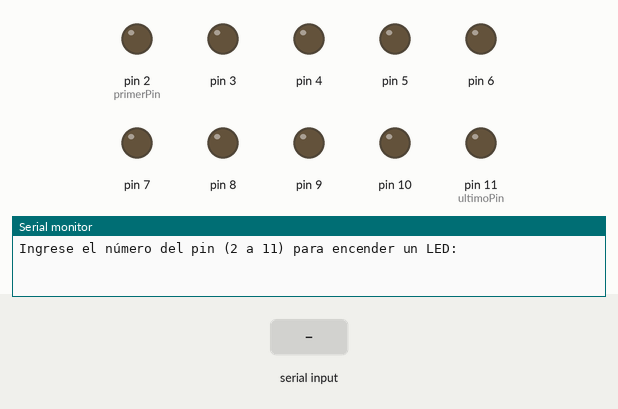
The sketch below on a simulated Arduino Uno, built with avr-gcc and run on an emulated ATmega328P. Shown: output pins drawn as LEDs (lit = HIGH), the last lines printed to the serial monitor. The inputs (shaded band) are chosen by the test bench.

Above: at 1.2 s.
1.3 s: "5\n" received over Serial
At 2.3 s:
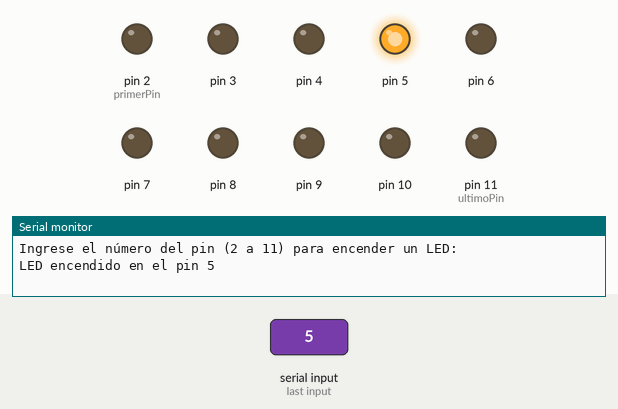
2.8 s: "90,45\n" received over Serial
Timing chart, 0 to 5.8 s (numbered marks = the images above; inputs shaded):
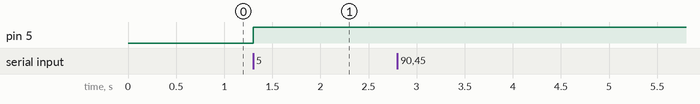

Measured:
- after the input at 1.3 s, pin 5: LOW → HIGH at once

The sketch:

EnciendeLedPorConsola.ino
```cpp
const int primerPin = 2;
const int ultimoPin = 11;
String entrada = "";

void setup() {
  Serial.begin(9600);
  // Configurar todos los pines como salida y apagarlos
  for (int pin = primerPin; pin <= ultimoPin; pin++) {
    pinMode(pin, OUTPUT);
    digitalWrite(pin, LOW);
  }

  Serial.println("Ingrese el número del pin (2 a 11) para encender un LED:");
}

void loop() {
  if (Serial.available()) {
    entrada = Serial.readStringUntil('\n');  // Leer hasta Enter
    entrada.trim();  // Eliminar espacios en blanco
    int pinSeleccionado = entrada.toInt();  // Convertir a número

    // Verificar que esté dentro del rango permitido
    if (pinSeleccionado >= primerPin && pinSeleccionado <= ultimoPin) {
      // Apagar todos los LEDs
      for (int pin = primerPin; pin <= ultimoPin; pin++) {
        digitalWrite(pin, LOW);
      }

      // Encender el LED indicado
      digitalWrite(pinSeleccionado, HIGH);
      Serial.print("LED encendido en el pin ");
      Serial.println(pinSeleccionado);
    } else {
      Serial.println("Número de pin inválido. Ingrese un número del 2 al 11.");
    }
  }
}
```
